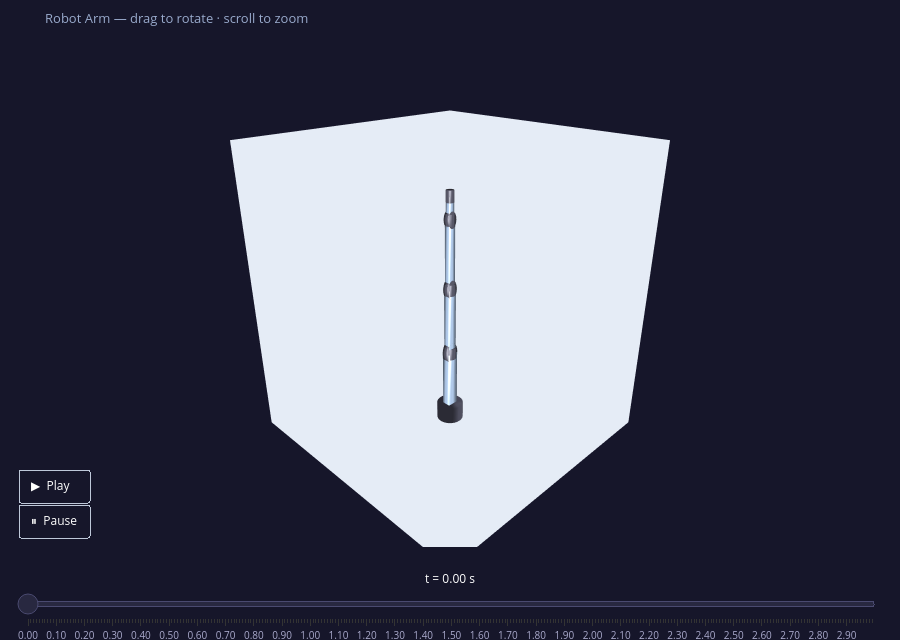

The notebook cell saved with this chart:
### Markdown cell above
### Validation
To validate that the CTC algorithm works as expected, we test it on a simple path:

### Code cell
desired_state_func = lambda t: (
    np.array([0.3, 1.0, 0.5, -0.3, 1.0, 0.5, 0.1]),
    np.zeros(7),
    np.zeros(7),
)

t, q, q_dot = simulate(computed_torque_control, desired_state_func, q_0=np.zeros(7), q_dot_0=np.zeros(7), t_span=(0, 3))
plot_tracking_error(t, q, desired_state_func)
animate_robot(t, q)
